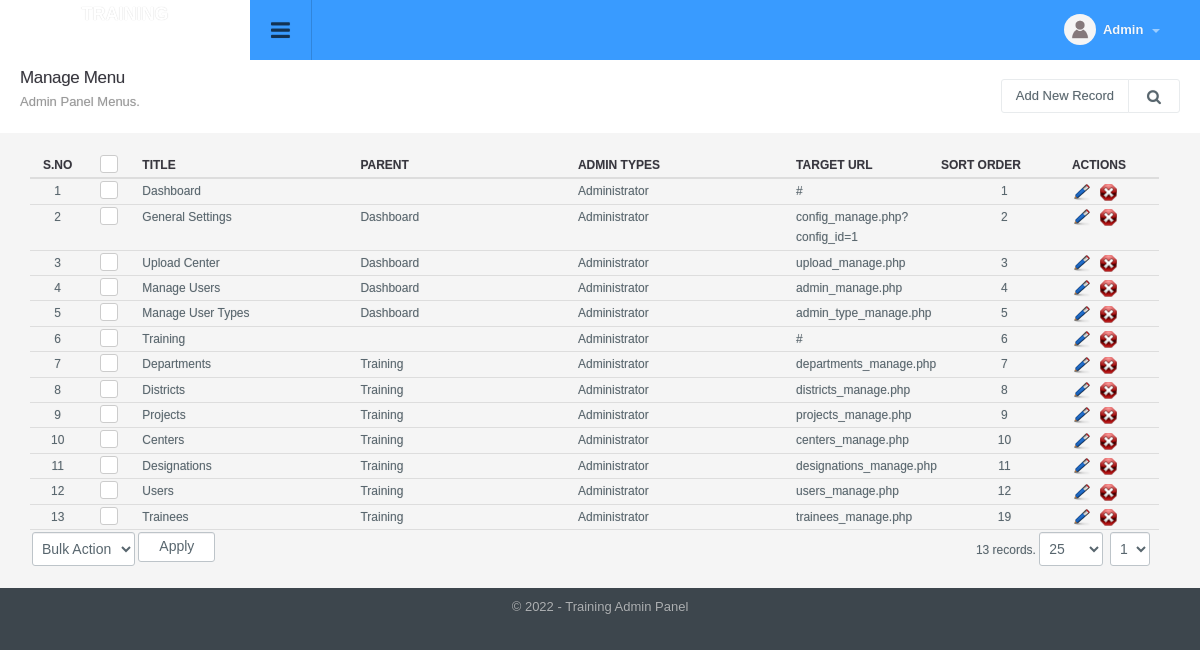
/menu_manage.php (signed in), run on an earlier commit of the app's database.
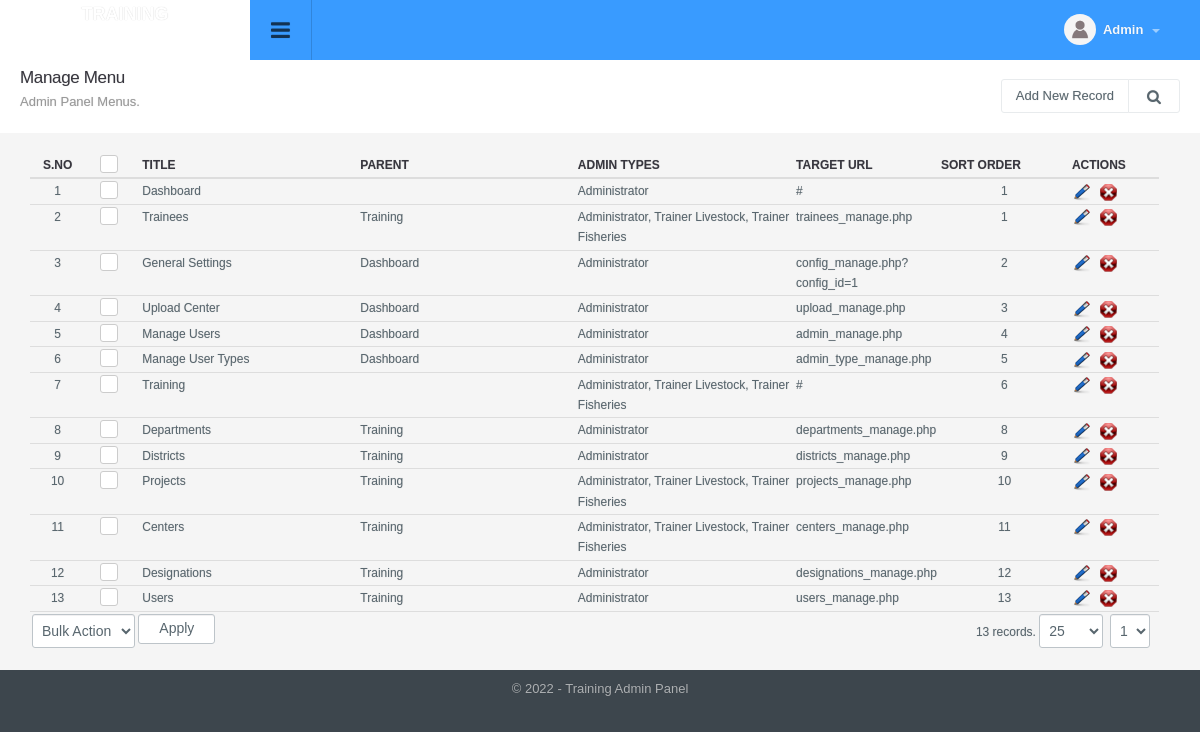
And on a later commit of the database.
### tables this page shows
CREATE TABLE `menu` (
  `id` int(11) NOT NULL,
  `title` varchar(100) NOT NULL,
  `url` varchar(100) NOT NULL,
  `parent_id` int(11) NOT NULL,
  `depth` int(1) NOT NULL,
  `sortorder` int(11) DEFAULT NULL,
  `icon` varchar(200) DEFAULT NULL,
  `small_icon` varchar(200) DEFAULT NULL
);

CREATE TABLE `config_variable` (
  `id` int(11) NOT NULL,
  `config_type_id` int(11) NOT NULL,
  `title` varchar(512) NOT NULL,
  `notes` varchar(512) NOT NULL,
  `type` varchar(200) NOT NULL,
  `default_values` text NOT NULL,
  `key` varchar(200) NOT NULL,
  `value` text NOT NULL,
  `sortorder` int(11) NOT NULL
);

### include/db.php (called while the page is built, shortened)
<?php
function doquery($qr,$lnk){
	@$res=mysqli_query($lnk,$qr) or die($qr." - ".mysqli_error($lnk));
	return $res;
}
function dofetch($rs){
	@$rec=mysqli_fetch_array($rs);
	return $rec;
}
function numrows($rs){
	return mysqli_num_rows($rs);
}

### include/utility.php (called while the page is built, shortened)
<?php
function get_config($var){
	global $dblink;
	$sql="select value from config_variable where `key`='".slash($var)."'";
	$resConfig=doquery($sql,$dblink);
	if(numrows($resConfig)>0){
		while($rowConfig=dofetch($resConfig))
			return unslash($rowConfig["value"]);
	}
}
$site_title=get_config("site_title");
function slash($str){
	if(!is_array($str))
		return utf8_encode(addslashes($str));
	else{
		for($i=0; $i<count($str); $i++)
			$str[$i]=slash($str[$i]);
		return $str;
	}
}
function unslash($str){
	return stripslashes(utf8_decode($str));
	}

### modules/menu/list.php (the view, shortened to what this page needs)
<?php
$extra='';
?>
<div class="page-header">
	<h1 class="title">Manage Menu</h1>
  	<ol class="breadcrumb">
    	<li class="active">Admin Panel Menus.</li>
  	</ol>
  	<div class="right">
    	<div class="btn-group" role="group" aria-label="...">
        	<a href="menu_manage.php?tab=add" class="btn btn-light editproject">Add New Record</a>
            <a id="topstats" class="btn btn-light" href="#"><i class="fa fa-search"></i></a>
        </div>
  	</div>
</div>
<div class="panel-body table-responsive">
	<table class="table table-hover list">
    	<thead>
      		<tr>
        		<th width="5%" class="text-center">S.no</th>
        		<th class="text-center" width="5%"><div class="checkbox checkbox-primary">
            		<label for="select_all"></label></div></th>
               	<th width="20%">Title</th>
               	<th width="20%">Parent</th>
                <th width="20%">Admin Types</th>
                <th width="10%">Target URL</th>
                <th width="12%">Sort Order</th>
                <th width="8%" class="round_righttop">Actions</th>
      		</tr>
    	</thead>
    	<tbody>
			<?php
           	$sql="select a.*, b.title as parent from menu a left join menu b on a.parent_id=b.id where 1 $extra order by a.sortorder, depth asc";
            $rs=show_page($rows, $pageNum, $sql);
            if(numrows($rs)>0){
                $sn=1;
                while($r=dofetch($rs)){
					?>
                    <tr>
                        <td class="text-center"><?php echo $sn;?></td>
                        <td class="text-center"><div class="checkbox margin-t-0 checkbox-primary">
                            <label for="<?php echo "rec_".$sn?>"></label></div>
                        </td>
                        <td><?php echo unslash($r["title"]); ?></td>
              			<td><?php echo unslash($r["parent"]);?></td>
                        <td>
							<?php
							$admin_type = array();
							$rs2 =doquery("select title from menu_2_admin_type a inner join admin_type b on a.admin_type_id=b.id where menu_id='".$r["id"]."'", $dblink);
							if( numrows( $rs2 ) > 0 ) {
								while( $r2 = dofetch( $rs2 ) ) {
									$admin_type[] = $r2[ "title" ];
								}
							}
							echo implode( ", ", $admin_type );
							?>
                        </td>
               			<td><?php echo unslash($r["url"]); ?></td>
               			<td align="center"><?php echo $r["sortorder"];?></td>
                        <td>
                            <a href="menu_manage.php?tab=edit&id=<?php echo $r['id'];?>"><img title="Edit Record" alt="Edit" src="images/edit.png"></a>&nbsp;&nbsp;
                            <a onclick="return confirm('Are you sure you want to delete')" href="menu_manage.php?id=<?php echo $r['id'];?>&amp;tab=delete"><img title="Delete Record" alt="Delete" src="images/delete.png"></a>
                        </td>
                    </tr>
                    <?php
                    $sn++;
                }
                ?>
                <tr>
                    <td colspan="5" class="actions">
                        <select name="bulk_action" id="bulk_action" title="Choose Action">
                            <option value="null">Bulk Action</option>
                        </select>
                        <input type="button" name="apply" value="Apply" id="apply_bulk_action" class="btn btn-light" title="Apply Action"  />
                    </td>
                    <td colspan="3" class="paging" title="Paging" align="right"><?php echo pages_list($rows, "menus", $sql, $pageNum)?></td>
                </tr>
                <?php
            }
            else{
                ?>
                <tr>
                    <td colspan="8"  class="no-record">No Result Found</td>
                </tr>
                <?php
            }
            ?>
    	</tbody>
  	</table>
</div>

### include/header.php (shortened to what this page needs)
<!DOCTYPE html PUBLIC "-//W3C//DTD XHTML 1.0 Transitional//EN" "http://www.w3.org/TR/xhtml1/DTD/xhtml1-transitional.dtd">
<html xmlns="http://www.w3.org/1999/xhtml">
<head>
<link type="text/css" rel="stylesheet" href="css/font-awesome.min.css" />
<link type="text/css" rel="stylesheet" href="css/font-awesome.css" />
<link type="text/css" rel="stylesheet"  href="css/bootstrap.css" />
<link rel="stylesheet" href="css/bootstrap-datetimepicker.min.css" />
<link type="text/css" rel="stylesheet"  href="css/awesome-bootstrap-checkbox.css" />
<link href="css/general.css" type="text/css" rel="stylesheet" />
<link type="text/css" rel="stylesheet"  href="css/style.css" />
<link rel="stylesheet" href="//code.jquery.com/ui/1.12.1/themes/base/jquery-ui.css">
</head>
<body>
	<div id="wrapper" class="round_corners">
    	<div id="top" class="clearfix">
            <div class="applogo">
			<a href="index.php" class="logo"></a>
            </div>
            <a class="sidebar-open-button" href="#"><i class="fa fa-bars"></i></a>
            <ul class="top-right">
            	<li class="dropdown link">
                	<a class="dropdown-toggle profilebox" data-toggle="dropdown" href="#">
                    	<img alt="img" src="images/profileimg-default.png">
                        <b><?php echo ucfirst((isset($_SESSION["logged_in_admin"]) && $_SESSION["logged_in_admin"]!="")?$_SESSION["logged_in_admin"]["name"]:"Guest");?></b>
                        <span class="caret"></span>
                    </a>
                </li>
           </ul>
        </div>
		<div class="content" style="margin-left:0">

### menu_manage.php (shortened to what this page needs)
<?php
include("include/db.php");
include("include/utility.php");
include("include/paging.php");
$tab_array=array("list", "add", "edit", "view", "delete", "bulk_action");
if(isset($_REQUEST["tab"]) && in_array($_REQUEST["tab"], $tab_array)){
	$tab=$_REQUEST["tab"];
}
else{
	$tab="list";
}
?>
<?php include("include/header.php");?>
  <div class="container-widget row">
    <div class="col-md-12">
      <?php
		switch($tab){
			case 'list':
				include("modules/menu/list.php");
			break;
		}
      ?>
    </div>
  </div>
</div>
<?php include("include/footer.php");?>

### include/paging.php (shortened to what this page needs)
<?php
if(isset($_SESSION["rows"]))
	$rows=$_SESSION["rows"];
else
	$rows=25;
if(isset($_GET['page'])){
	$pageNum = $_GET['page'];
}
else{
	$pageNum=1;
}
function show_page($rows, $pageNum, $query){
	global $dblink;
	$rowsPerPage = $rows;
	$pageNum = $pageNum;
	$offset = ($pageNum - 1) * $rowsPerPage;
	$query = $query." LIMIT $offset, $rowsPerPage";
	$result = doquery($query, $dblink);
	return $result;
}
function pages_list($rowsPerPage, $table, $qr="", $pageNum){
	global $dblink;
	if($qr==""){
		$query   = "SELECT COUNT(*) AS numrows FROM $table";
		$result  = mysql_query($query) or die('Error, query failed');
		$row     = mysql_fetch_array($result);
		$total_rows = $row['numrows'];
	}
	else{
		$result  = doquery($qr, $dblink);
		$total_rows = numrows($result);
	}
	$maxPage = ceil($total_rows/$rowsPerPage);
	$self = $_SERVER['PHP_SELF'];
	$nav  = "<select name='page' onChange=\"window.location.href='$self?page='+this.value\">";
	for($page = 1; $page <= $maxPage; $page++)
	{
	   $nav .= " <option value'$page'".($page == $pageNum?' selected':'').">$page</option> ";
	}
	$nav .= "</select>";
	if ($pageNum > 1)
	{
   		$page  = $pageNum - 1;
   		$prev  = " <a href=\"$self?page=$page\" class=\"prev\">Prev</a> ";
		$first = " <a href=\"$self?page=1\" class=\"first\">First</a> ";
	}
	else
	{
	   $prev  = '&nbsp;';
	   $first = '&nbsp;';
	}
	if ($pageNum < $maxPage)
	{
	   $page = $pageNum + 1;
	   $next = " <a href=\"$self?page=$page\" class=\"next\">Next</a> ";
	   $last = " <a href=\"$self?page=$maxPage\" class=\"last\">Last</a> ";
	}
	else
	{
	   $next = '&nbsp;';
	   $last = '&nbsp;';
	}
	if($total_rows!=0){
		$numrows="<select name='rows' onChange=\"window.location.href='$self?rows='+this.value\">";
		$numrows.="<option value='10' ";
		$numrows.=">10</option>";
		$numrows.="<option value='25' ";
	if($rowsPerPage==25)
		$numrows.="selected";
		$numrows.=">25</option>";
		$numrows.="<option value='100' ";
		$numrows.=">100</option>";
		$numrows.="<option value='1000' ";
		$numrows.=">1000</option>";
		$numrows.="</select>";
	}
	else
		$numrows="";
    return $total_rows.' records. '.$numrows.$first . $prev . $nav . $next . $last;
}
?>

### include/footer.php (shortened to what this page needs)
<div id="footer" class="bottom_round_corners">
	<div id="footer_content">
    	<address>&copy; <?php echo date("Y");?> - <?php echo $site_title; ?> Admin Panel</address>
    </div>
</div>
<link href="js/fancybox/jquery.fancybox.min.css" rel="stylesheet" type="text/css" />
<link href="js/chosen/chosen.css" rel="stylesheet" type="text/css" />
<link rel="stylesheet" type="text/css" href="css/angularjs-datetime-picker.css" />
</body>
</html>

What changed in the data, as far as the page shows it:
changed menu "Trainees": admin_type "Administrator" → "Administrator, Trainer Livestock, Trainer Fisheries"; sortorder "19" → "1"; moves up the list
computed for menu (number 7 of 13 on the later page): admin_type "Administrator" → "Administrator, Trainer Livestock, Trainer Fisheries"
changed menu "Departments": sortorder "7" → "8"
changed menu "Districts": sortorder "8" → "9"
changed menu "Projects": admin_type "Administrator" → "Administrator, Trainer Livestock, Trainer Fisheries"; sortorder "9" → "10"
changed menu "Centers": admin_type "Administrator" → "Administrator, Trainer Livestock, Trainer Fisheries"; sortorder "10" → "11"
changed menu "Designations": sortorder "11" → "12"
changed menu "Users": sortorder "12" → "13"
